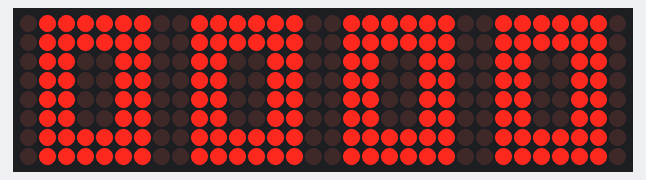
A sketch run on a simulated Arduino Uno, built with avr-gcc and run on an emulated ATmega328P. Shown: 32×8 LED matrix. Wiring (inferred from the names in the program): 4 × MAX7219 LED driver (orientation assumed): data pin 0; clock pin 2; CS pin 1.

Above: at 0.1 s.
At 4.1 s:
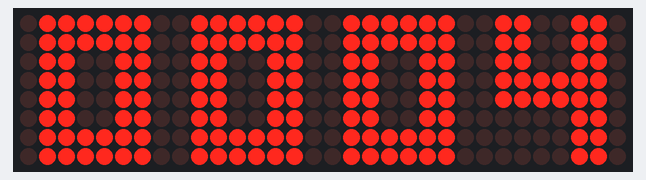
At 9.1 s:
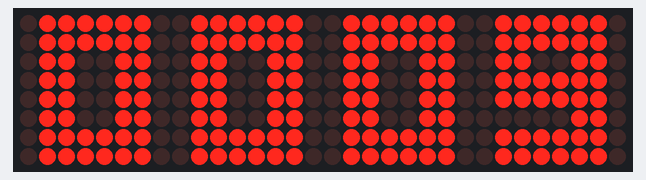
At 19.2 s:
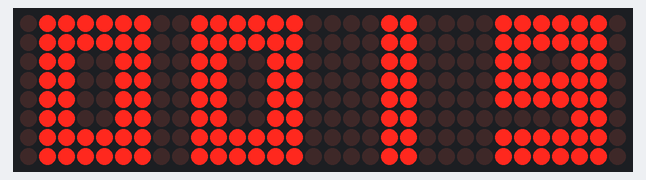
At 28.2 s:
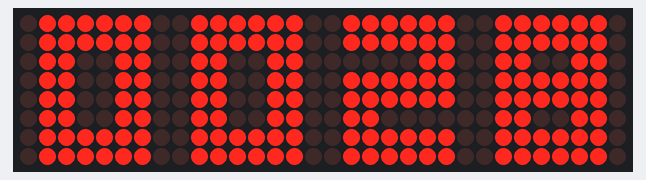
At 38.3 s:
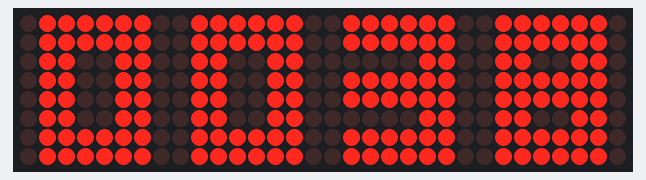

Measured:
- what the display in image 1 shows lasts 1.0 s, from 4.0 s to 5.0 s

The sketch:

max7219x4.ino
```cpp
// How to use a 4 * max7219 module.
//
// Register Settings
// 1. Decode Mode:
//   0 - No decode;
//   0x01 - Code B decode for digit 0, No decode for digits 1~7;
//   0x03 - Code B decode for digits 0~1, No decode for digits 2~7;
//   ...
//   0xff - Code B decode for digits 0~7;
//
// 2. Intensity:
//   0 - Darkest;
//   1 - Darker;
//   2 - Dark;
//   ...
//   5 - Bright;
//   6 - Brighter;
//   7 - Brightest;
//
// 3. Scan Limit:
//   0 ~ 7 - The number of rows will be used.
//
// 4. Shutdown:
//   0 - Shutdown;
//   1 - Normal;

#define ADDR_NOOP        0
#define ADDR_DIGIT0      1
#define ADDR_DIGIT1      2
#define ADDR_DIGIT2      3
#define ADDR_DIGIT3      4
#define ADDR_DIGIT4      5
#define ADDR_DIGIT5      6
#define ADDR_DIGIT6      7
#define ADDR_DIGIT7      8
#define ADDR_DECODEMODE  9
#define ADDR_INTENSITY   10
#define ADDR_SCANLIMIT   11
#define ADDR_SHUTDOWN    12
#define ADDR_DISPLAYTEST 15

byte font[10][8] = {
  {0x7E,0x7E,0x66,0x66,0x66,0x66,0x7E,0x7E}, // "0"
  {0x18,0x18,0x18,0x18,0x18,0x18,0x18,0x18}, // "1"
  {0x7E,0x7E,0x06,0x7E,0x7E,0x60,0x7E,0x7E}, // "2"
  {0x7E,0x7E,0x06,0x7E,0x7E,0x06,0x7E,0x7E}, // "3"
  {0x66,0x66,0x66,0x7E,0x7E,0x06,0x06,0x06}, // "4"
  {0x7E,0x7E,0x60,0x7E,0x7E,0x06,0x7E,0x7E}, // "5"
  {0x7E,0x7E,0x60,0x7E,0x7E,0x66,0x7E,0x7E}, // "6"
  {0x7E,0x7E,0x06,0x06,0x06,0x06,0x06,0x06}, // "7"
  {0x7E,0x7E,0x66,0x7E,0x7E,0x66,0x7E,0x7E}, // "8"
  {0x7E,0x7E,0x66,0x7E,0x7E,0x06,0x7E,0x7E}  // "9"
};

int buf[4] = {0, 0, 0, 0};  // Display buffer

int SPI_MOSI = 0;
int SPI_CLK  = 2;
int SPI_CS   = 1;

void max7219Write(byte addr, byte data) {
  shiftOut(SPI_MOSI,SPI_CLK, MSBFIRST, addr);
  shiftOut(SPI_MOSI,SPI_CLK, MSBFIRST, data);
}

void setup() {
  // put your setup code here, to run once:
  pinMode(SPI_MOSI, OUTPUT);
  pinMode(SPI_CLK, OUTPUT);
  pinMode(SPI_CS, OUTPUT);
  digitalWrite(SPI_CS, HIGH);

  digitalWrite(SPI_CS, LOW);
  max7219Write(ADDR_DECODEMODE, 0); // Set no decode mode.
  digitalWrite(SPI_CS, HIGH);

  digitalWrite(SPI_CS, LOW);
  max7219Write(ADDR_INTENSITY, 0); // Set darkest display.
  digitalWrite(SPI_CS, HIGH);

  digitalWrite(SPI_CS, LOW);
  max7219Write(ADDR_SCANLIMIT, 7); // Set all rows working.
  digitalWrite(SPI_CS, HIGH);

  digitalWrite(SPI_CS, LOW);
  max7219Write(ADDR_SHUTDOWN, 1); // Turn on display.
  digitalWrite(SPI_CS, HIGH);

  digitalWrite(SPI_CS, LOW);
  max7219Write(ADDR_DISPLAYTEST, 0); // Turn off display test.
  digitalWrite(SPI_CS, HIGH);

  digitalWrite(SPI_CS, LOW);
  max7219Write(ADDR_NOOP, 0); // After the command, last command will reach the 2nd max7219.
  digitalWrite(SPI_CS, HIGH);

  digitalWrite(SPI_CS, LOW);
  max7219Write(ADDR_NOOP, 0); // After the command, last command will reach the 3rd max7219.
  digitalWrite(SPI_CS,HIGH);

  digitalWrite(SPI_CS, LOW);
  max7219Write(ADDR_NOOP, 0); // After the command, last command will reach the 4th max7219.
  digitalWrite(SPI_CS, HIGH);
}

int n = -1;

void loop() {
  n++;

  buf[0] = (n / 1000) % 10;
  buf[1] = (n / 100) % 10;
  buf[2] = (n / 10) % 10;
  buf[3] = (n / 1) % 10;

  for (int i=0;i<8;i++) {
    digitalWrite(SPI_CS, LOW);
    max7219Write(i+1, font[buf[0]][i]);
    max7219Write(i+1, font[buf[1]][i]);
    max7219Write(i+1, font[buf[2]][i]);
    max7219Write(i+1, font[buf[3]][i]);
    digitalWrite(SPI_CS, HIGH);
  }

  delay(1000);
}
```
